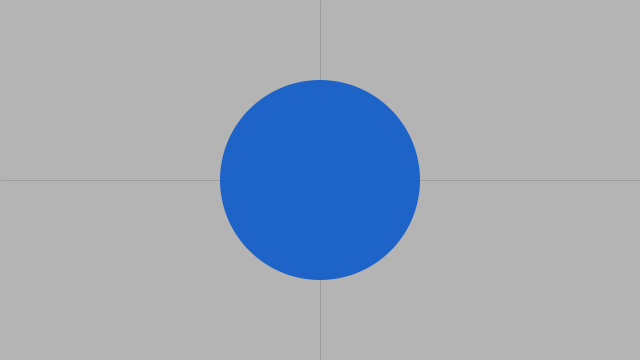
Frame 1 (no input)
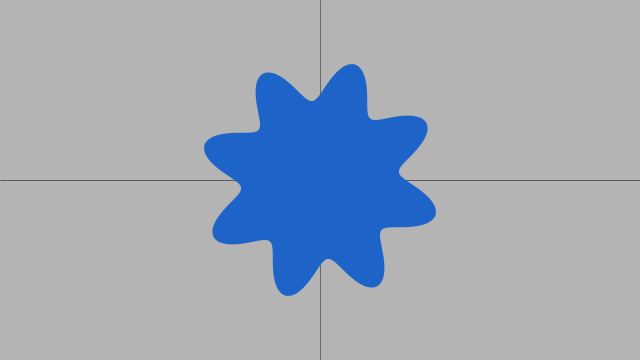
Frame 60 (the mouse pressed at the canvas centre just before this capture)
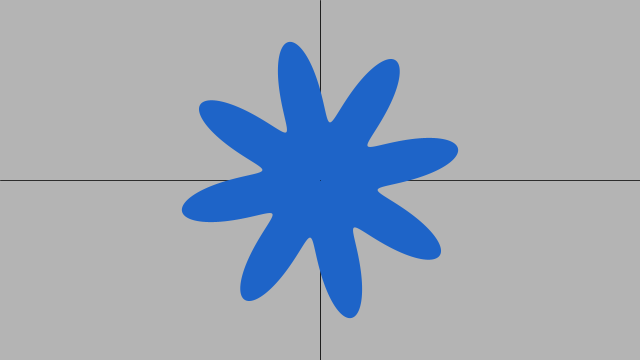
Frame 120 (the mouse held since frame 60 and released just before this capture)

The Processing sketch that drew these frames (run headless with seeded random() and noise(); from frame 60 on, the mouse is pressed at the canvas centre):

// Processing sketch: CircleWaveHypnosis
// ── CircleWaveHypnosis.pde
int radius = 100;
float angleOff = 0;

void setup() {
  size(640, 360);
}

void draw() {
  translate(width/2, height/2);
  background(180);
  
  stroke(0);
  strokeWeight(abs(angleOff/5));
  line(-width/2, 0, width/2, 0);
  line(0, -height/2, 0, height/2);

  fill(30, 100, 200);
  noStroke();
  beginShape();
  for (float i = 0; i < TWO_PI; i+= 0.001) {
    float r = cos(TWO_PI * ((i + angleOff) / QUARTER_PI)) * (angleOff * 10);

    float x = (radius + r) * cos(i);
    float y = (radius + r) * sin(i);
    vertex(x, y);
  }
  endShape();
  
  stroke(0);
  point(0, 0);
  
  angleOff+= 0.035 * cos(TWO_PI * frameCount / (frameRate * 90));
}
